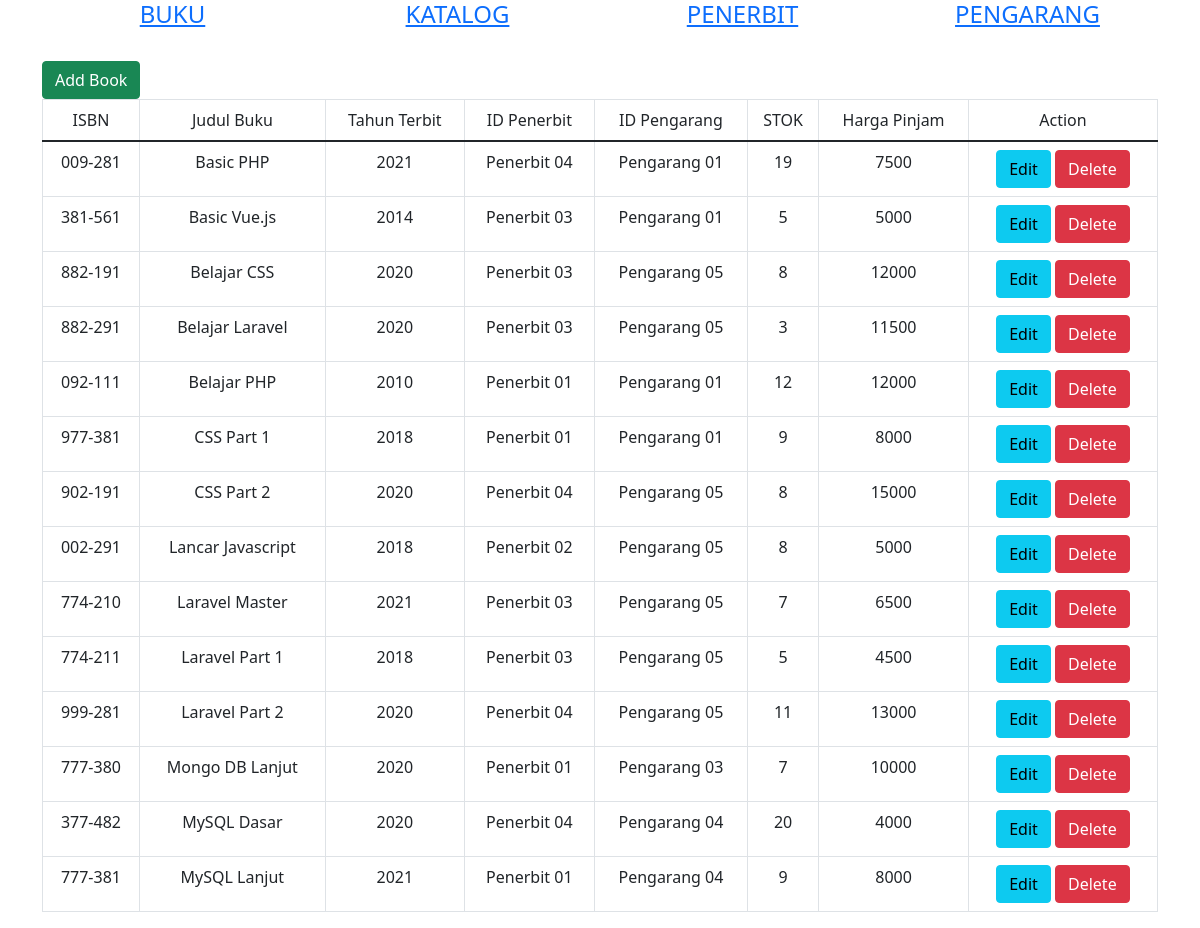
Screenshot of /tugas_CRUD/index.php with the database file from the repository.
### tables this page shows
CREATE TABLE `buku` (
  `isbn` varchar(25) NOT NULL,
  `judul` varchar(255) DEFAULT NULL,
  `tahun` int(11) DEFAULT NULL,
  `id_penerbit` varchar(8) DEFAULT NULL,
  `id_pengarang` varchar(8) DEFAULT NULL,
  `id_katalog` varchar(3) DEFAULT NULL,
  `qty_stok` int(11) DEFAULT 0,
  `harga_pinjam` int(11) NOT NULL
);

CREATE TABLE `penerbit` (
  `id_penerbit` varchar(8) NOT NULL,
  `nama_penerbit` varchar(255) DEFAULT NULL,
  `email` varchar(50) DEFAULT NULL,
  `telp` varchar(12) DEFAULT NULL,
  `alamat` varchar(255) DEFAULT NULL
);

CREATE TABLE `pengarang` (
  `id_pengarang` varchar(8) NOT NULL,
  `nama_pengarang` varchar(255) DEFAULT NULL,
  `email` varchar(50) DEFAULT NULL,
  `telp` varchar(12) DEFAULT NULL,
  `alamat` varchar(255) DEFAULT NULL
);

### tugas_CRUD/index.php (the view, shortened to what this page needs)
<!DOCTYPE html>
<html lang="en">
<head>
    <link href="https://cdn.jsdelivr.net/npm/bootstrap@5.1.3/dist/css/bootstrap.min.css" rel="stylesheet">
    <link rel="stylesheet" href="css/index.css">
</head>
<body>
    <?php
    include_once("../tugas_CRUD/connect.php");
    $books = mysqli_query($conn, "SELECT isbn, judul, tahun, penerbit.nama_penerbit, pengarang.nama_pengarang, qty_stok, harga_pinjam FROM buku
                                    INNER JOIN penerbit on penerbit.id_penerbit = buku.id_penerbit
                                    INNER JOIN pengarang on pengarang.id_pengarang = buku.id_pengarang
                                    ORDER BY judul ASC
                                    ");
    ?>
    <div class="container">
        <div class="row text-center">
            <div class="col-md-3">
                <h4><a href="">BUKU</a></h4>
            </div>
            <div class="col-md-3">
                <h4><a href="">KATALOG</a></h4>
            </div>
            <div class="col-md-3">
                <h4><a href="">PENERBIT</a></h4>
            </div>
            <div class="col-md-3">
                <h4><a href="">PENGARANG</a></h4>
            </div>
        </div>
        <br>
        <div class="row">
            <div class="col">
                <a class="btn btn-success" href="add.php">Add Book</a>
            </div>
        </div>
        <div class="row">
            <div class="col-md-12">
                <table class="table table-bordered text-center">
                    <thead>
                        <tr>
                            <td>ISBN</td>
                            <td>Judul Buku</td>
                            <td>Tahun Terbit</td>
                            <td>ID Penerbit</td>
                            <td>ID Pengarang</td>
                            <td>STOK</td>
                            <td>Harga Pinjam</td>
                            <td>Action</td>
                        </tr>
                    </thead>
                    <tbody>
                        <?php
                        foreach ($books as $book) {
                        ?>
                            <tr>
                                <td><?= $book['isbn'] ?></td>
                                <td><?= $book['judul'] ?></td>
                                <td><?= $book['tahun'] ?></td>
                                <td><?= $book['nama_penerbit'] ?></td>
                                <td><?= $book['nama_pengarang'] ?></td>
                                <td><?= $book['qty_stok'] ?></td>
                                <td><?= $book['harga_pinjam'] ?></td>
                                <td>
                                    <a class="btn btn-info btn-md" href="edit.php?isbn=' <?= $book['isbn'] ?> '">Edit</a>
                                    <a class="btn btn-danger" href="delete.php?isbn='<?= $book['isbn'] ?>">Delete</a>
                                </td>
                            </tr>
                        <?php } ?>
                    </tbody>
                </table>
            </div>
        </div>
    </div>
</body>
</html>

### rows the page displays
buku: isbn "009-281", judul "Basic PHP", tahun "2021", id_penerbit.nama_penerbit "Penerbit 04", id_pengarang.nama_pengarang "Pengarang 01", qty_stok "19", harga_pinjam "7500"
buku: isbn "381-561", judul "Basic Vue.js", tahun "2014", id_penerbit.nama_penerbit "Penerbit 03", id_pengarang.nama_pengarang "Pengarang 01", qty_stok "5", harga_pinjam "5000"
buku: isbn "882-191", judul "Belajar CSS", tahun "2020", id_penerbit.nama_penerbit "Penerbit 03", id_pengarang.nama_pengarang "Pengarang 05", qty_stok "8", harga_pinjam "12000"
buku: isbn "882-291", judul "Belajar Laravel", tahun "2020", id_penerbit.nama_penerbit "Penerbit 03", id_pengarang.nama_pengarang "Pengarang 05", qty_stok "3", harga_pinjam "11500"
buku: isbn "092-111", judul "Belajar PHP", tahun "2010", id_penerbit.nama_penerbit "Penerbit 01", id_pengarang.nama_pengarang "Pengarang 01", qty_stok "12", harga_pinjam "12000"
buku: isbn "977-381", judul "CSS Part 1", tahun "2018", id_penerbit.nama_penerbit "Penerbit 01", id_pengarang.nama_pengarang "Pengarang 01", qty_stok "9", harga_pinjam "8000"
buku: isbn "902-191", judul "CSS Part 2", tahun "2020", id_penerbit.nama_penerbit "Penerbit 04", id_pengarang.nama_pengarang "Pengarang 05", qty_stok "8", harga_pinjam "15000"
buku: isbn "002-291", judul "Lancar Javascript", tahun "2018", id_penerbit.nama_penerbit "Penerbit 02", id_pengarang.nama_pengarang "Pengarang 05", qty_stok "8", harga_pinjam "5000"
buku: isbn "774-210", judul "Laravel Master", tahun "2021", id_penerbit.nama_penerbit "Penerbit 03", id_pengarang.nama_pengarang "Pengarang 05", qty_stok "7", harga_pinjam "6500"
buku: isbn "774-211", judul "Laravel Part 1", tahun "2018", id_penerbit.nama_penerbit "Penerbit 03", id_pengarang.nama_pengarang "Pengarang 05", qty_stok "5", harga_pinjam "4500"
buku: isbn "999-281", judul "Laravel Part 2", tahun "2020", id_penerbit.nama_penerbit "Penerbit 04", id_pengarang.nama_pengarang "Pengarang 05", qty_stok "11", harga_pinjam "13000"
buku: isbn "777-380", judul "Mongo DB Lanjut", tahun "2020", id_penerbit.nama_penerbit "Penerbit 01", id_pengarang.nama_pengarang "Pengarang 03", qty_stok "7", harga_pinjam "10000"
buku: isbn "377-482", judul "MySQL Dasar", tahun "2020", id_penerbit.nama_penerbit "Penerbit 04", id_pengarang.nama_pengarang "Pengarang 04", qty_stok "20", harga_pinjam "4000"
buku: isbn "777-381", judul "MySQL Lanjut", tahun "2021", id_penerbit.nama_penerbit "Penerbit 01", id_pengarang.nama_pengarang "Pengarang 04", qty_stok "9", harga_pinjam "8000"
